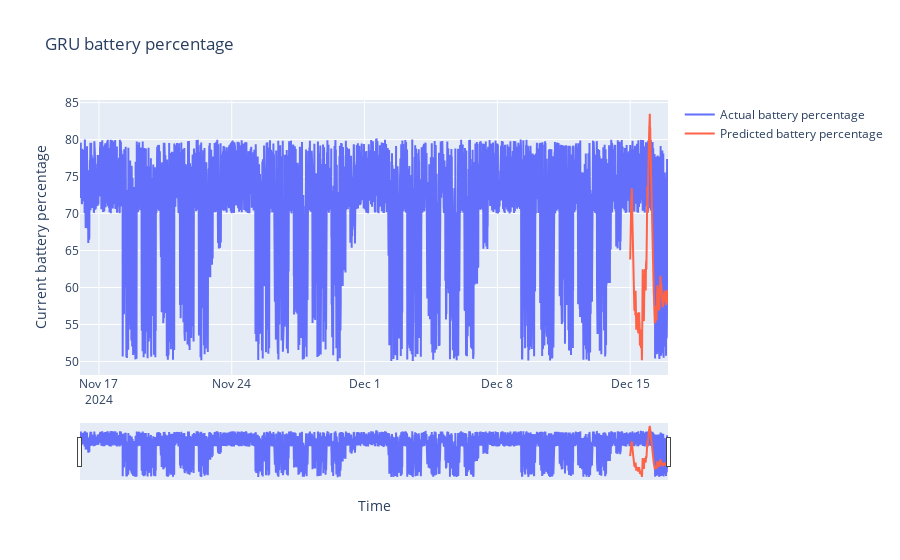

The notebook cell this image was saved under:
### Code cell
# 그래프 객체 생성
fig = go.Figure()

# 기존 전력 사용량 데이터 추가
fig.add_trace(go.Scatter(x=data['time'], y=data['Current battery percentage'],
                         mode='lines', name='Actual battery percentage'))

# 예측 전력 사용량 데이터 추가 (여기서 수정된 부분)
fig.add_trace(go.Scatter(x=predicted_dates, y=gru_predict.flatten(),
                         mode='lines', name='Predicted battery percentage',
                         line=dict(color='tomato')))  # 예측 데이터에는 다른 색상을 사용

# 레이아웃 업데이트
fig.update_layout(
    title='GRU battery percentage',
    xaxis_title='Time',
    yaxis_title='Current battery percentage',
    xaxis_rangeslider_visible=True
)

# 그래프 표시
fig.show()

### Figure 1 — Plotly figure (JSON) as saved in the notebook; plotly's stock layout.template omitted (floating-point values rounded to 4 significant figures; data arrays with more than 128 entries replaced by an {"elided": "..."} marker saying what was removed)
{"data": [{"mode": "lines", "name": "Actual battery percentage", "type": "scatter", "x": {"elided": "4464 str values"}, "y": {"elided": "4464 float values"}}, {"line": {"color": "tomato"}, "mode": "lines", "name": "Predicted battery percentage", "type": "scatter", "x": {"elided": "288 str values"}, "y": {"elided": "288 float values"}}], "layout": {"title": {"text": "GRU battery percentage"}, "xaxis": {"rangeslider": {"visible": true}, "title": {"text": "Time"}}, "yaxis": {"title": {"text": "Current battery percentage"}}}}
